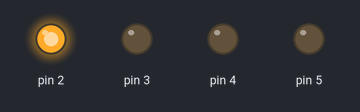
This sketch was run on a simulated Arduino Uno, built with avr-gcc and run on an emulated ATmega328P. Parts: output pins drawn as LEDs (lit = HIGH).

Above: at 0.5 s.
At 1.5 s:
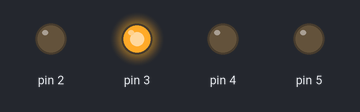
At 2.5 s:
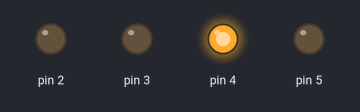
At 3.5 s:
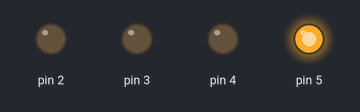
Timing chart, 0 to 5.2 s (numbered marks = the images above):
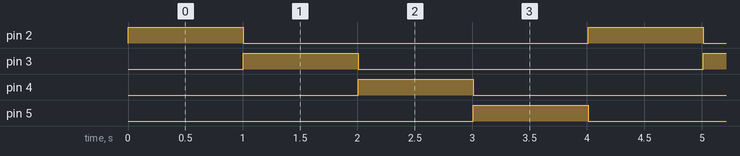

Measured:
- by itself, pin 2–5: alternates HIGH for 1.0 s and LOW for 3.0 s
- by itself, everything shown: repeats every 4.0 s, in 4 steps

The sketch:

lcd-4led.ino
```cpp
#include<LiquidCrystal.h>
LiquidCrystal lcd(13,12,11,10,9,8);
void setup() {
  pinMode(2,OUTPUT);
  pinMode(3,OUTPUT);
  pinMode(4,OUTPUT);
  pinMode(5,OUTPUT);
}

void loop() {
 digitalWrite(2,1);
 digitalWrite(3,0);
 digitalWrite(4,0);
 digitalWrite(5,0);
 lcd.setCursor(0,0);
 lcd.print("RED");
 delay(1000);
 lcd.clear();
 digitalWrite(2,0);
 digitalWrite(3,1);
 digitalWrite(4,0);
 digitalWrite(5,0);
 lcd.setCursor(3,0);
 lcd.print("GREEN");
 delay(1000);
 lcd.clear();
 digitalWrite(2,0);
 digitalWrite(3,0);
 digitalWrite(4,1);
 digitalWrite(5,0);
 lcd.setCursor(6,0);
 lcd.print("YELLOW");
 delay(1000);
 lcd.clear();
 digitalWrite(2,0);
 digitalWrite(3,0);
 digitalWrite(4,0);
 digitalWrite(5,1);
 lcd.setCursor(9,0);
 lcd.print("BLUE");
 delay(1000);
 lcd.clear();
}
```
